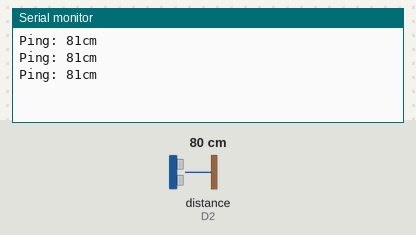
This sketch was run on a simulated ESP8266 (NodeMCU). Shown: the last lines printed to the serial monitor. The inputs (shaded band) are chosen by the test bench; at power-on: distance to the obstacle (sensor on D2) 80 cm. The echo pulse lasts 58.3 µs per cm.

Above: at 1.8 s.
1.9 s: distance to the obstacle (sensor on D2) set to 2 cm
At 2.4 s:
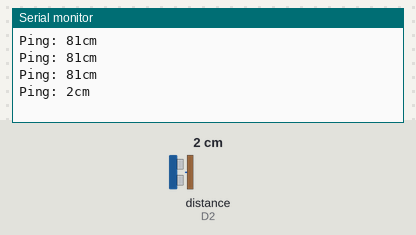
3.4 s: distance to the obstacle (sensor on D2) set to 4 cm
At 3.9 s:
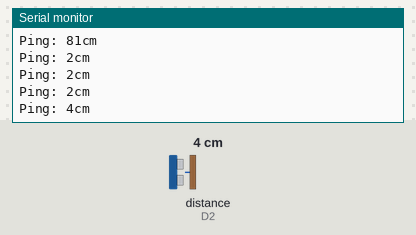
Timing chart, 0 to 6.4 s (numbered marks = the images above; inputs shaded):
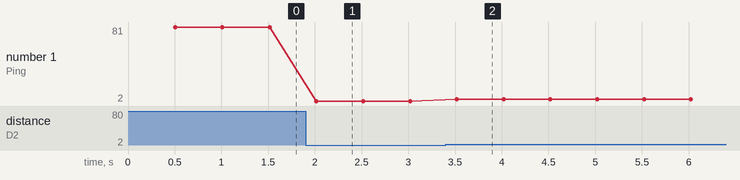

Measured:
- after the input at 1.9 s, the serial monitor: prints a new line after 0.12 s (image 1)
- after the input at 3.4 s, the serial monitor: prints a new line after 0.12 s (image 2)
- plotted number 1: 81 → 2 after the input at 1.9 s, 2 → 4 after the input at 3.4 s

The sketch:

Lab3_Ultrasoundsensor.ino
```cpp
#include <pitches.h>

#include <NewPingESP8266.h>

#include <NewPingESP8266.h>
#define TRIGGER_PIN D1
#define ECHO_PIN D2
#define MAX_DISTANCE 200 // Maximum distan
NewPingESP8266 sonar(TRIGGER_PIN, ECHO_PIN,MAX_DISTANCE);
void setup() {
Serial.begin(9600);
}
void loop()
 {
delay(500);
unsigned int uS = sonar.ping(); // Send
Serial.print("Ping: ");
Serial.print(uS / US_ROUNDTRIP_CM);
Serial.println("cm");
}
```
